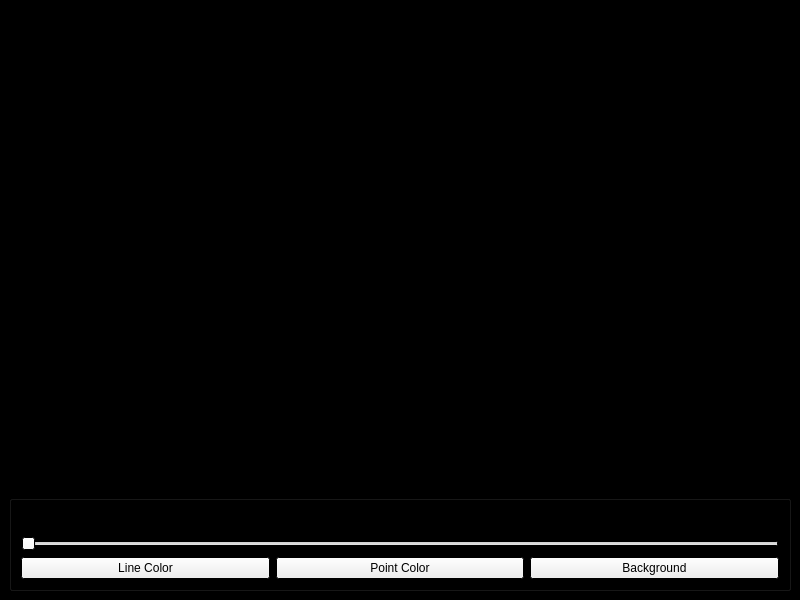
<?xml version="1.0" encoding="UTF-8"?>
<ui version="4.0">
 <class>MainWindow</class>
 <widget class="QMainWindow" name="MainWindow">
  <property name="geometry">
   <rect>
    <x>0</x>
    <y>0</y>
    <width>800</width>
    <height>600</height>
   </rect>
  </property>
  <property name="minimumSize">
   <size>
    <width>300</width>
    <height>300</height>
   </size>
  </property>
  <property name="palette">
   <palette>
    <active>
     <colorrole role="Window">
      <brush brushstyle="SolidPattern">
       <color alpha="255">
        <red>0</red>
        <green>0</green>
        <blue>0</blue>
       </color>
      </brush>
     </colorrole>
    </active>
    <inactive>
     <colorrole role="Window">
      <brush brushstyle="SolidPattern">
       <color alpha="255">
        <red>0</red>
        <green>0</green>
        <blue>0</blue>
       </color>
      </brush>
     </colorrole>
    </inactive>
    <disabled>
     <colorrole role="Base">
      <brush brushstyle="SolidPattern">
       <color alpha="255">
        <red>0</red>
        <green>0</green>
        <blue>0</blue>
       </color>
      </brush>
     </colorrole>
     <colorrole role="Window">
      <brush brushstyle="SolidPattern">
       <color alpha="255">
        <red>0</red>
        <green>0</green>
        <blue>0</blue>
       </color>
      </brush>
     </colorrole>
    </disabled>
   </palette>
  </property>
  <property name="windowTitle">
   <string>NetEffect</string>
  </property>
  <property name="windowIcon">
   <iconset resource="resource.qrc">
    <normaloff>:/img/icon/icon.svg</normaloff>:/img/icon/icon.svg</iconset>
  </property>
  <widget class="QWidget" name="centralwidget">
   <layout class="QVBoxLayout" name="verticalLayout">
    <item>
     <widget class="WNetEffect" name="netEffect" native="true"/>
    </item>
    <item>
     <widget class="QGroupBox" name="groupBox">
      <property name="sizePolicy">
       <sizepolicy hsizetype="Preferred" vsizetype="Maximum">
        <horstretch>0</horstretch>
        <verstretch>0</verstretch>
       </sizepolicy>
      </property>
      <property name="title">
       <string/>
      </property>
      <layout class="QVBoxLayout" name="verticalLayout_2">
       <item>
        <layout class="QHBoxLayout" name="horizontalLayout_2">
         <item>
          <widget class="QLabel" name="label">
           <property name="text">
            <string>Start Fade Distance:</string>
           </property>
          </widget>
         </item>
         <item>
          <spacer name="horizontalSpacer">
           <property name="orientation">
            <enum>Qt::Orientation::Horizontal</enum>
           </property>
           <property name="sizeHint" stdset="0">
            <size>
             <width>40</width>
             <height>20</height>
            </size>
           </property>
          </spacer>
         </item>
         <item>
          <widget class="QLabel" name="label_2">
           <property name="text">
            <string>Line count:</string>
           </property>
          </widget>
         </item>
         <item>
          <widget class="QLabel" name="lineCount">
           <property name="minimumSize">
            <size>
             <width>40</width>
             <height>0</height>
            </size>
           </property>
           <property name="text">
            <string>10000</string>
           </property>
          </widget>
         </item>
        </layout>
       </item>
       <item>
        <widget class="QSlider" name="startFadeDistance">
         <property name="orientation">
          <enum>Qt::Orientation::Horizontal</enum>
         </property>
        </widget>
       </item>
       <item>
        <layout class="QHBoxLayout" name="horizontalLayout">
         <item>
          <widget class="QPushButton" name="butLineColor">
           <property name="text">
            <string>Line Color</string>
           </property>
          </widget>
         </item>
         <item>
          <widget class="QPushButton" name="butPointColor">
           <property name="text">
            <string>Point Color</string>
           </property>
          </widget>
         </item>
         <item>
          <widget class="QPushButton" name="butBackground">
           <property name="text">
            <string>Background</string>
           </property>
          </widget>
         </item>
        </layout>
       </item>
      </layout>
     </widget>
    </item>
   </layout>
  </widget>
 </widget>
 <customwidgets>
  <customwidget>
   <class>WNetEffect</class>
   <extends>QWidget</extends>
   <header>wneteffect.h</header>
   <container>1</container>
  </customwidget>
 </customwidgets>
 <resources>
  <include location="resource.qrc"/>
 </resources>
 <connections/>
</ui>
